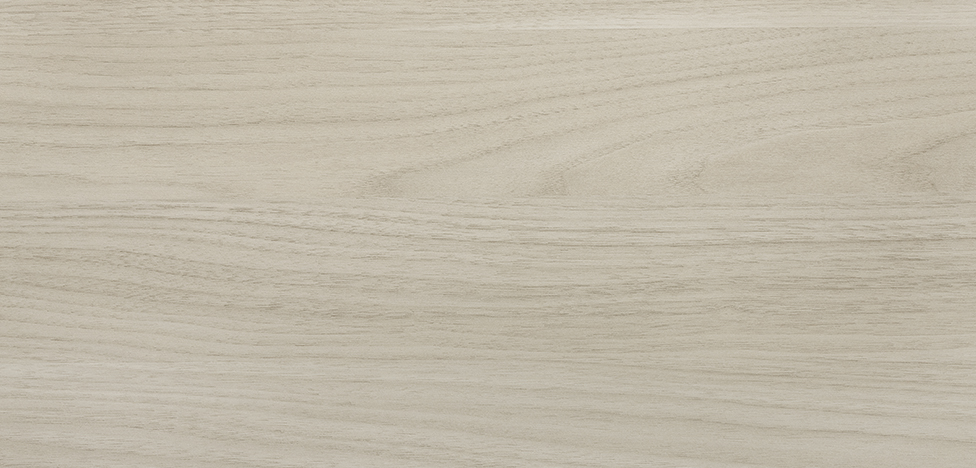
#> input picture imagens/essencial.jpg, 976 x 468 px
$ python wood.py
#> lines starting #> are read from the running program, lines starting #| are printed output that depends on the picture; after the words box and inside, x2 and y2 are one past the last pixel; in counts of white or black regions, pixels touching at a corner belong together
# coding: utf-8
import cv2
import numpy as np


#treeName  = './imagens/madeira.png'
treeName  = './imagens/essencial.jpg'
image      = cv2.imread(treeName,cv2.IMREAD_COLOR)
#> image is the input picture: shape (468, 976, 3); mean B, G, R 169.5, 185.5, 192.8

k = 7
# blur and grayscale before thresholding
blur = cv2.cvtColor(src = image, code = cv2.COLOR_BGR2GRAY)
blur = cv2.GaussianBlur(
    src = blur,
    ksize = (k, k),
    sigmaX = 0)
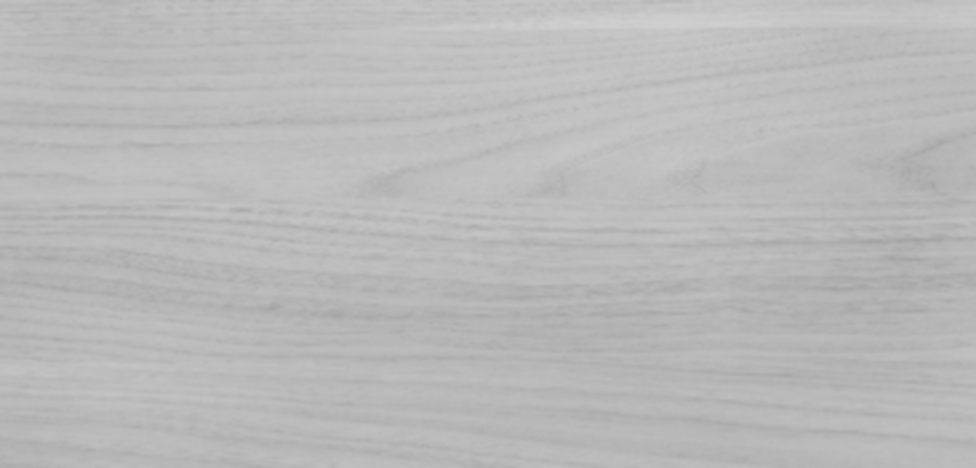
#> blur: shape (468, 976); min 162, max 208, mean 185.8


# perform adaptive thresholding
(t, maskLayer) = cv2.threshold(src = blur,
    thresh = 0,
    maxval = 255,
    type = cv2.THRESH_BINARY + cv2.THRESH_OTSU)
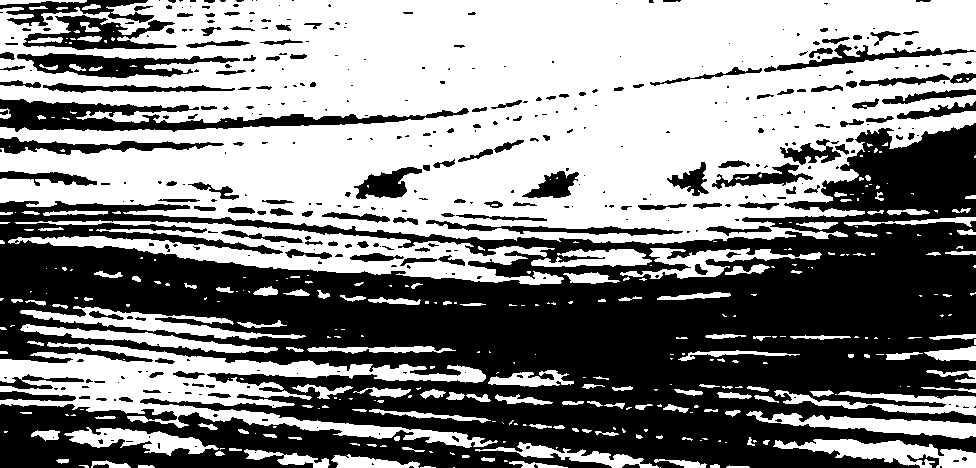
#> maskLayer: shape (468, 976); 52.7% white; 403 black regions (254 under 20 px), largest, box (x1, y1, x2, y2) and area: (0, 123, 976, 468) 179319, (0, 99, 469, 132) 5928, (17, 53, 240, 78) 2699
#> t = 185


# make a mask suitable for color images
mask = cv2.merge(mv = [maskLayer, maskLayer, maskLayer])

#cv2.namedWindow(winname = "mask", flags = cv2.WINDOW_NORMAL)
#cv2.imshow(winname = "mask", mat = mask)
#cv2.waitKey(delay = 0)

# use the mask to select the "interesting" part of the image
sel = cv2.bitwise_and(src1 = image, src2 = mask)
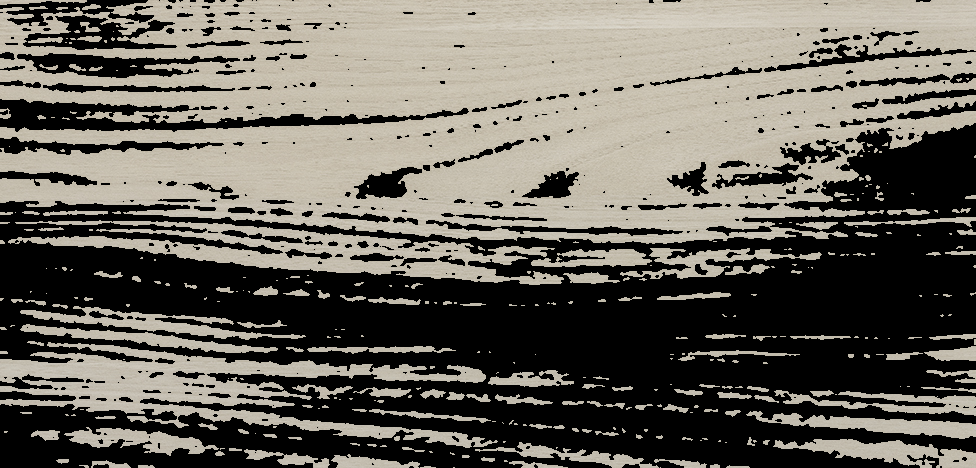
#> sel: shape (468, 976, 3); mean B, G, R 91.9, 100.2, 104


# display the result
#cv2.namedWindow(winname = "selected", flags = cv2.WINDOW_NORMAL)
cv2.imwrite('./results/teste3.jpg', sel)
cv2.imwrite('./results/teste4.jpg', mask)

imagem3 = cv2.subtract(sel , mask)
#> imagem3: shape (468, 976, 3); every value is 0
cv2.imwrite('./results/teste5.jpg', imagem3)

#cv2.imshow(winname = "selected", mat = sel)
#cv2.waitKey(delay = 0)
